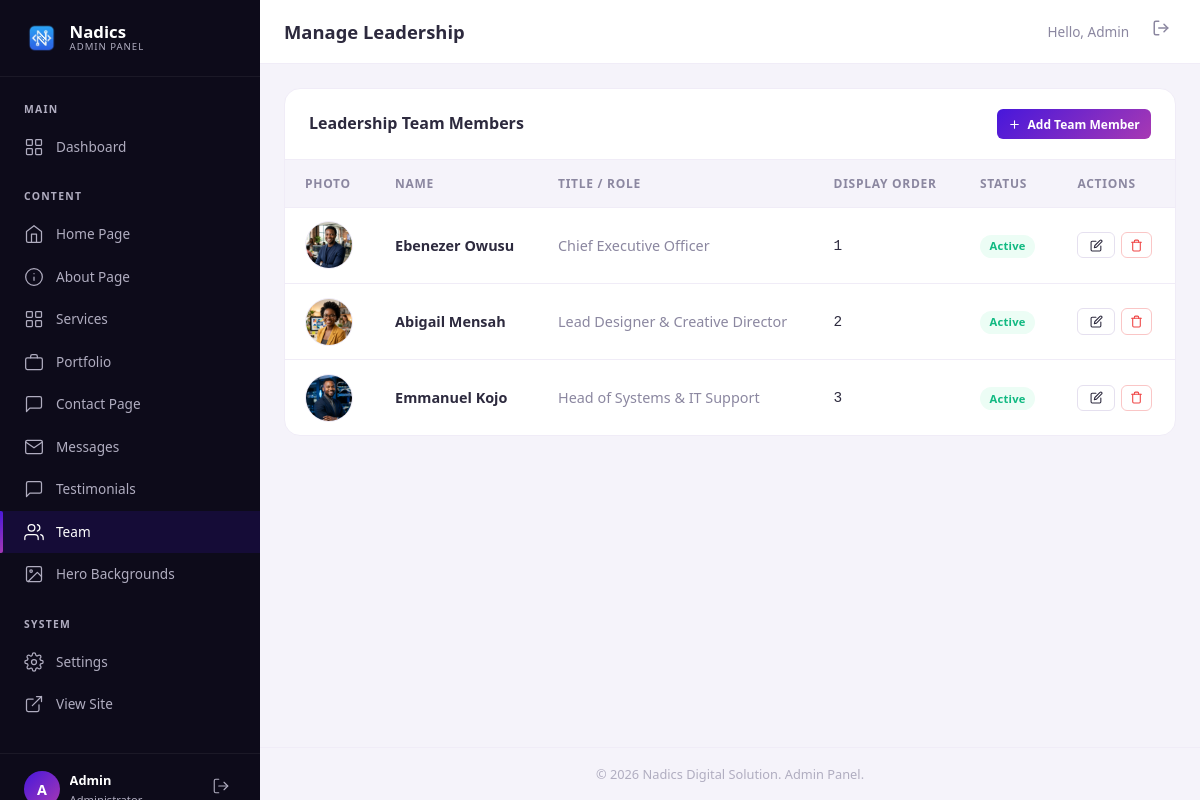
The page /admin/team.php (signed in) on the database its author committed.
### tables this page shows
CREATE TABLE IF NOT EXISTS team_members (
    id           INT AUTO_INCREMENT PRIMARY KEY,
    name         VARCHAR(150) NOT NULL,
    title        VARCHAR(150) NOT NULL,
    image_url    VARCHAR(500) NOT NULL,
    bio          TEXT         DEFAULT NULL,
    linkedin_url VARCHAR(500) DEFAULT NULL,
    display_order INT         DEFAULT 0,
    is_active    TINYINT(1)   DEFAULT 1,
    created_at   TIMESTAMP    DEFAULT CURRENT_TIMESTAMP,
    INDEX idx_active (is_active)
);

### admin/includes/auth.php (called while the page is built, shortened)
<?php
require_once __DIR__ . '/../../includes/functions.php';
function getAdminName(): string {
    return $_SESSION['admin_name'] ?? 'Admin';
}

### includes/functions.php (called while the page is built, shortened)
<?php
function sanitize(string $input): string {
    return htmlspecialchars(trim($input), ENT_QUOTES, 'UTF-8');
}

### admin/team.php (the view, shortened to what this page needs)
<?php
$admin_page = 'team';
require_once __DIR__ . '/includes/auth.php';
$action = $_GET['action'] ?? 'list';
$admin_title = 'Manage Leadership';
require_once __DIR__ . '/includes/admin-header.php';
?>
<?php if ($action === 'list'): ?>
    <div class="admin-card">
        <div class="admin-card__header">
            <h2 class="admin-card__title">Leadership Team Members</h2>
            <a href="<?= ADMIN_URL ?>/team.php?action=add" class="admin-btn admin-btn--primary admin-btn--sm">
                <svg viewBox="0 0 24 24" fill="none" stroke="currentColor" stroke-width="2" stroke-linecap="round" stroke-linejoin="round"><line x1="12" y1="5" x2="12" y2="19"/><line x1="5" y1="12" x2="19" y2="12"/></svg>
                Add Team Member
            </a>
        </div>
        <div class="admin-card__body" style="padding: 0;">
            <?php
            $team = [];
            if ($db) {
                try {
                    $team = $db->query("SELECT * FROM team_members ORDER BY display_order ASC, name ASC")->fetchAll();
                } catch (PDOException $e) {
                    echo '<div class="admin-alert admin-alert--error" style="margin: 1.5rem;">Database query error: ' . sanitize($e->getMessage()) . '</div>';
                }
            }
            if (empty($team)): ?>
                <div class="admin-empty">
                    <svg viewBox="0 0 24 24" fill="none" stroke="currentColor" stroke-width="1.5" stroke-linecap="round" stroke-linejoin="round">
                        <path d="M17 21v-2a4 4 0 0 0-4-4H5a4 4 0 0 0-4 4v2"/><circle cx="9" cy="7" r="4"/><path d="M23 21v-2a4 4 0 0 0-3-3.87"/><path d="M16 3.13a4 4 0 0 1 0 7.75"/></svg>
                    <h3 class="admin-empty__title">No Team Members Found</h3>
                    <p class="admin-empty__desc">There are no leadership team members configured yet.</p>
                    <a href="<?= ADMIN_URL ?>/team.php?action=add" class="admin-btn admin-btn--primary" style="margin-top: 1rem;">Add First Member</a>
                </div>
            <?php else: ?>
                <div class="table-responsive">
                    <table class="admin-table">
                        <thead>
                            <tr>
                                <th>Photo</th>
                                <th>Name</th>
                                <th>Title / Role</th>
                                <th>Display Order</th>
                                <th>Status</th>
                                <th>Actions</th>
                            </tr>
                        </thead>
                        <tbody>
                            <?php foreach ($team as $member): ?>
                                <tr>
                                    <td>
                                        <div style="width: 48px; height: 48px; border-radius: 50%; overflow: hidden; background: var(--admin-bg); border: 1px solid var(--admin-border-light);">
                                            <img src="<?= SITE_URL . '/' . sanitize($member['image_url']) ?>" alt="<?= sanitize($member['name']) ?>" style="width: 100%; height: 100%; object-fit: cover;">
                                        </div>
                                    </td>
                                    <td>
                                        <div style="font-weight: 600; color: var(--admin-text);"><?= sanitize($member['name']) ?></div>
                                    </td>
                                    <td>
                                        <div style="color: var(--admin-text-light);"><?= sanitize($member['title']) ?></div>
                                    </td>
                                    <td>
                                        <span style="font-family: monospace; font-size: 0.9rem;"><?= $member['display_order'] ?></span>
                                    </td>
                                    <td>
                                        <?php if ($member['is_active']): ?>
                                            <span class="admin-badge admin-badge--success">Active</span>
                                        <?php else: ?>
                                            <span class="admin-badge admin-badge--muted">Inactive</span>
                                        <?php endif; ?>
                                    </td>
                                    <td>
                                        <div class="btn-group">
                                            <a href="<?= ADMIN_URL ?>/team.php?action=edit&id=<?= $member['id'] ?>" class="admin-btn admin-btn--outline admin-btn--sm" title="Edit Member">
                                                <svg viewBox="0 0 24 24" fill="none" stroke="currentColor" stroke-width="2" stroke-linecap="round" stroke-linejoin="round">
                                                    <path d="M11 4H4a2 2 0 0 0-2 2v14a2 2 0 0 0 2 2h14a2 2 0 0 0 2-2v-7"/>
                                                    <path d="M18.5 2.5a2.121 2.121 0 1 1 3 3L12 15l-4 1 1-4 9.5-9.5z"/>
                                                </svg>
                                            </a>
                                            <form action="" method="POST" style="display:inline;" onsubmit="return confirm('Are you sure you want to delete this team member?');">
                                                <button type="submit" class="admin-btn admin-btn--danger admin-btn--sm" title="Delete Member" style="padding: 0.35rem 0.5rem;">
                                                    <svg viewBox="0 0 24 24" fill="none" stroke="currentColor" stroke-width="2" stroke-linecap="round" stroke-linejoin="round"><polyline points="3 6 5 6 21 6"/><path d="M19 6v14a2 2 0 0 1-2 2H7a2 2 0 0 1-2-2V6m3 0V4a2 2 0 0 1 2-2h4a2 2 0 0 1 2 2v2"/></svg>
                                                </button>
                                            </form>
                                        </div>
                                    </td>
                                </tr>
                            <?php endforeach; ?>
                        </tbody>
                    </table>
                </div>
            <?php endif; ?>
        </div>
    </div>
<?php endif; ?>
<?php require_once __DIR__ . '/includes/admin-footer.php'; ?>

### admin/includes/admin-header.php (shortened to what this page needs)
<?php
$admin_page = $admin_page ?? 'dashboard';
?>
<!DOCTYPE html>
<html lang="en">
<head>
    <link href="https://api.fontshare.com/v2/css?f[]=clash-display@400,500,600,700&f[]=satoshi@300,400,500,700&display=swap" rel="stylesheet">
    <link rel="stylesheet" href="<?= SITE_URL ?>/assets/css/admin.css">
</head>
<body class="admin-body">
    <aside class="admin-sidebar" id="adminSidebar">
        <div class="admin-sidebar__header">
            <a href="<?= ADMIN_URL ?>/dashboard.php" class="admin-sidebar__logo">
                <img src="<?= SITE_URL ?>/assets/nadics-logo.png" alt="Nadics logo" width="36" height="36">
                <div class="admin-sidebar__logo-text">
                    <span class="admin-sidebar__logo-name">Nadics</span>
                    <span class="admin-sidebar__logo-sub">Admin Panel</span>
                </div>
            </a>
        </div>
        <nav class="admin-sidebar__nav">
            <div class="admin-sidebar__section">
                <span class="admin-sidebar__section-title">Main</span>
                <a href="<?= ADMIN_URL ?>/dashboard.php" class="admin-sidebar__link <?= $admin_page === 'dashboard' ? 'active' : '' ?>">
                    <span>Dashboard</span>
                </a>
            </div>
            <div class="admin-sidebar__section">
                <span class="admin-sidebar__section-title">Content</span>
                <a href="<?= ADMIN_URL ?>/homepage.php" class="admin-sidebar__link <?= $admin_page === 'homepage' ? 'active' : '' ?>">
                    <svg viewBox="0 0 24 24" fill="none" stroke="currentColor" stroke-width="1.5" stroke-linecap="round" stroke-linejoin="round"><path d="M3 9l9-7 9 7v11a2 2 0 0 1-2 2H5a2 2 0 0 1-2-2z"/><polyline points="9 22 9 12 15 12 15 22"/></svg>
                    <span>Home Page</span>
                </a>
                <a href="<?= ADMIN_URL ?>/about.php" class="admin-sidebar__link <?= $admin_page === 'about' ? 'active' : '' ?>">
                    <svg viewBox="0 0 24 24" fill="none" stroke="currentColor" stroke-width="1.5" stroke-linecap="round" stroke-linejoin="round"><circle cx="12" cy="12" r="10"/><line x1="12" y1="16" x2="12" y2="12"/><line x1="12" y1="8" x2="12.01" y2="8"/></svg>
                    <span>About Page</span>
                </a>
                <a href="<?= ADMIN_URL ?>/services.php" class="admin-sidebar__link <?= $admin_page === 'services' ? 'active' : '' ?>">
                    <span>Services</span>
                </a>
                <a href="<?= ADMIN_URL ?>/portfolio.php" class="admin-sidebar__link <?= $admin_page === 'portfolio' ? 'active' : '' ?>">
                    <svg viewBox="0 0 24 24" fill="none" stroke="currentColor" stroke-width="1.5" stroke-linecap="round" stroke-linejoin="round"><rect x="2" y="7" width="20" height="14" rx="2" ry="2"/><path d="M16 7V5a2 2 0 0 0-2-2h-4a2 2 0 0 0-2 2v2"/></svg>
                    <span>Portfolio</span>
                </a>
                <a href="<?= ADMIN_URL ?>/contact-page.php" class="admin-sidebar__link <?= $admin_page === 'contact-page' ? 'active' : '' ?>">
                    <svg viewBox="0 0 24 24" fill="none" stroke="currentColor" stroke-width="1.5" stroke-linecap="round" stroke-linejoin="round"><path d="M21 15a2 2 0 0 1-2 2H7l-4 4V5a2 2 0 0 1 2-2h14a2 2 0 0 1 2 2z"/></svg>
                    <span>Contact Page</span>
                </a>
                <a href="<?= ADMIN_URL ?>/contacts.php" class="admin-sidebar__link <?= $admin_page === 'contacts' ? 'active' : '' ?>">
                    <svg viewBox="0 0 24 24" fill="none" stroke="currentColor" stroke-width="1.5" stroke-linecap="round" stroke-linejoin="round"><path d="M4 4h16c1.1 0 2 .9 2 2v12c0 1.1-.9 2-2 2H4c-1.1 0-2-.9-2-2V6c0-1.1.9-2 2-2z"/><polyline points="22,6 12,13 2,6"/></svg>
                    <span>Messages</span>
                </a>
                <a href="<?= ADMIN_URL ?>/testimonials.php" class="admin-sidebar__link <?= $admin_page === 'testimonials' ? 'active' : '' ?>">
                    <svg viewBox="0 0 24 24" fill="none" stroke="currentColor" stroke-width="1.5" stroke-linecap="round" stroke-linejoin="round"><path d="M21 15a2 2 0 0 1-2 2H7l-4 4V5a2 2 0 0 1 2-2h14a2 2 0 0 1 2 2z"/></svg>
                    <span>Testimonials</span>
                </a>
                <a href="<?= ADMIN_URL ?>/team.php" class="admin-sidebar__link <?= $admin_page === 'team' ? 'active' : '' ?>">
                    <svg viewBox="0 0 24 24" fill="none" stroke="currentColor" stroke-width="1.5" stroke-linecap="round" stroke-linejoin="round"><path d="M17 21v-2a4 4 0 0 0-4-4H5a4 4 0 0 0-4 4v2"/><circle cx="9" cy="7" r="4"/><path d="M23 21v-2a4 4 0 0 0-3-3.87"/><path d="M16 3.13a4 4 0 0 1 0 7.75"/></svg>
                    <span>Team</span>
                </a>
                <a href="<?= ADMIN_URL ?>/hero-backgrounds.php" class="admin-sidebar__link <?= $admin_page === 'hero-backgrounds' ? 'active' : '' ?>">
                    <svg viewBox="0 0 24 24" fill="none" stroke="currentColor" stroke-width="1.5" stroke-linecap="round" stroke-linejoin="round"><rect x="3" y="3" width="18" height="18" rx="2" ry="2"/><circle cx="8.5" cy="8.5" r="1.5"/><polyline points="21 15 16 10 5 21"/></svg>
                    <span>Hero Backgrounds</span>
                </a>
            </div>
            <div class="admin-sidebar__section">
                <span class="admin-sidebar__section-title">System</span>
                <a href="<?= ADMIN_URL ?>/settings.php" class="admin-sidebar__link <?= $admin_page === 'settings' ? 'active' : '' ?>">
                    <span>Settings</span>
                </a>
                <a href="<?= SITE_URL ?>/" class="admin-sidebar__link" target="_blank">
                    <svg viewBox="0 0 24 24" fill="none" stroke="currentColor" stroke-width="1.5" stroke-linecap="round" stroke-linejoin="round"><path d="M18 13v6a2 2 0 0 1-2 2H5a2 2 0 0 1-2-2V8a2 2 0 0 1 2-2h6"/><polyline points="15 3 21 3 21 9"/><line x1="10" y1="14" x2="21" y2="3"/></svg>
                    <span>View Site</span>
                </a>
            </div>
        </nav>
        <div class="admin-sidebar__footer">
            <div class="admin-sidebar__user">
                <div class="admin-sidebar__user-avatar">
                    <?= strtoupper(substr(getAdminName(), 0, 1)) ?>
                </div>
                <div class="admin-sidebar__user-info">
                    <span class="admin-sidebar__user-name"><?= sanitize(getAdminName()) ?></span>
                    <span class="admin-sidebar__user-role">Administrator</span>
                </div>
            </div>
            <a href="<?= ADMIN_URL ?>/logout.php" class="admin-sidebar__logout" title="Logout">
                <svg viewBox="0 0 24 24" fill="none" stroke="currentColor" stroke-width="1.5" stroke-linecap="round" stroke-linejoin="round"><path d="M9 21H5a2 2 0 0 1-2-2V5a2 2 0 0 1 2-2h4"/><polyline points="16 17 21 12 16 7"/><line x1="21" y1="12" x2="9" y2="12"/></svg>
            </a>
        </div>
    </aside>
    <div class="admin-main" id="adminMain">
        <header class="admin-topbar">
            <div class="admin-topbar__title">
                <h1><?= sanitize($admin_title ?? 'Dashboard') ?></h1>
            </div>
            <div class="admin-topbar__actions">
                <span class="admin-topbar__greeting">Hello, <?= sanitize(getAdminName()) ?></span>
                <a href="<?= ADMIN_URL ?>/logout.php" class="admin-topbar__btn" title="Logout">
                    <svg width="18" height="18" viewBox="0 0 24 24" fill="none" stroke="currentColor" stroke-width="2" stroke-linecap="round" stroke-linejoin="round"><path d="M9 21H5a2 2 0 0 1-2-2V5a2 2 0 0 1 2-2h4"/><polyline points="16 17 21 12 16 7"/><line x1="21" y1="12" x2="9" y2="12"/></svg>
                </a>
            </div>
        </header>
        <div class="admin-content">

### admin/includes/admin-footer.php (shortened to what this page needs)
        </div>
        <footer class="admin-footer">
            <p>&copy; <?= date('Y') ?> <?= SITE_NAME ?>. Admin Panel.</p>
        </footer>
    </div>
</body>
</html>

### rows shown on the page
team_members: image_url (picture), name "Ebenezer Owusu", title "Chief Executive Officer", display_order "1", is_active "Active"
team_members: image_url (picture), name "Abigail Mensah", title "Lead Designer & Creative Director", display_order "2", is_active "Active"
team_members: image_url (picture), name "Emmanuel Kojo", title "Head of Systems & IT Support", display_order "3", is_active "Active"

### other values the page prints
substr(getAdminName(), 0, 1) "A"
getAdminName() "Admin"
$admin_title "Manage Leadership"
SITE_NAME "Nadics Digital Solution"
